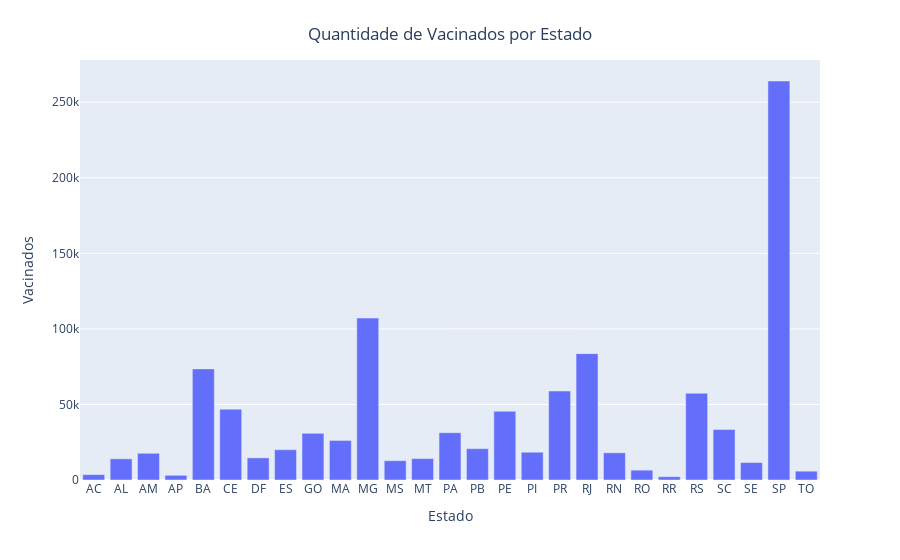

The notebook cell this image was saved under:
### Code cell
fig_estado_residencia = px.bar(estado_residencia, x='paciente_endereco_uf', y ='paciente_id', labels={
    'paciente_endereco_uf': 'Estado',
    'paciente_id': 'Vacinados'})

fig_estado_residencia.update_layout(title={
    'text' : 'Quantidade de Vacinados por Estado',
    'y': 0.95,
    'x': 0.5
})

fig_estado_residencia

### Figure 1 — Plotly figure (JSON) as saved in the notebook; plotly's stock layout.template omitted (floating-point values rounded to 4 significant figures)
{"data": [{"alignmentgroup": "True", "hovertemplate": "Estado=%{x}<br>Vacinados=%{y}<extra></extra>", "legendgroup": "", "marker": {"color": "#636efa", "pattern": {"shape": ""}}, "name": "", "offsetgroup": "", "orientation": "v", "showlegend": false, "textposition": "auto", "type": "bar", "x": ["AC", "AL", "AM", "AP", "BA", "CE", "DF", "ES", "GO", "MA", "MG", "MS", "MT", "PA", "PB", "PE", "PI", "PR", "RJ", "RN", "RO", "RR", "RS", "SC", "SE", "SP", "TO"], "xaxis": "x", "y": [3545, 14010, 17681, 3118, 73522, 46831, 14628, 20044, 30881, 26173, 107159, 12778, 14170, 31315, 20719, 45474, 18384, 58901, 83609, 18003, 6508, 2178, 57396, 33382, 11545, 264015, 5850], "yaxis": "y"}], "layout": {"barmode": "relative", "legend": {"tracegroupgap": 0}, "margin": {"t": 60}, "title": {"text": "Quantidade de Vacinados por Estado", "x": 0.5, "y": 0.95}, "xaxis": {"anchor": "y", "domain": [0, 1], "title": {"text": "Estado"}}, "yaxis": {"anchor": "x", "domain": [0, 1], "title": {"text": "Vacinados"}}}}
